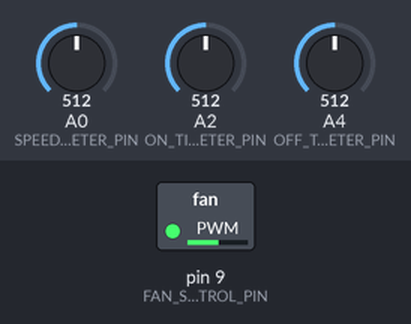
The sketch below on a simulated Arduino Uno, built with avr-gcc and run on an emulated ATmega328P. On the bench: switched loads named in the sketch (green lamp = pin HIGH). The test bench sets the inputs (shaded band); at power-on: A0 (SPEED_POTENTIOMETER_PIN) = 512, A2 (ON_TIME_POTENTIOMETER_PIN) = 512, A4 (OFF_TIME_POTENTIOMETER_PIN) = 512.

Above: at 1.2 s.
1.3 s: A0 (SPEED_POTENTIOMETER_PIN) set to 306
At 2.2 s:
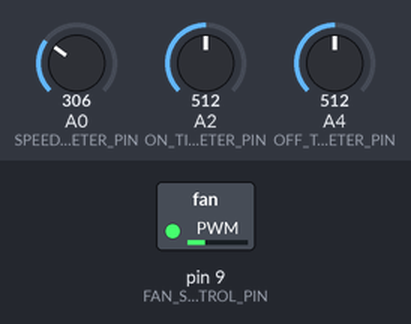
2.8 s: A0 (SPEED_POTENTIOMETER_PIN) set to 245
At 3.8 s:
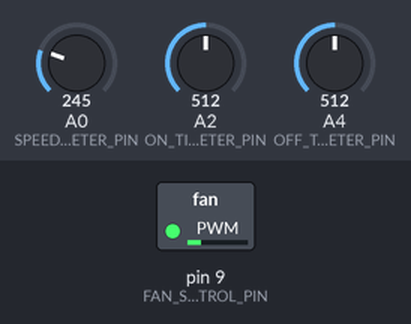
4.3 s: A0 (SPEED_POTENTIOMETER_PIN) set to 0
At 5.5 s:
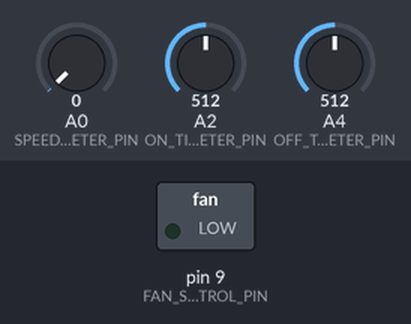
5.8 s: A0 (SPEED_POTENTIOMETER_PIN) set to 900
At 6.1 s:
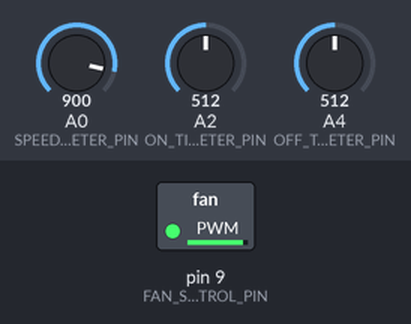
7.3 s: A0 (SPEED_POTENTIOMETER_PIN) set to 511
At 8.1 s:
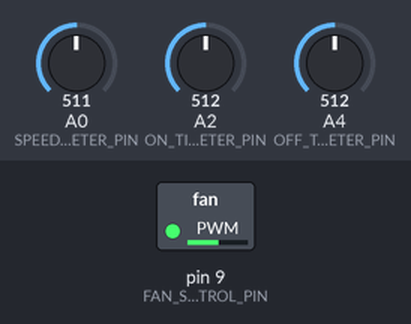
Timing chart, 0 to 9.8 s (numbered marks = the images above; inputs shaded):
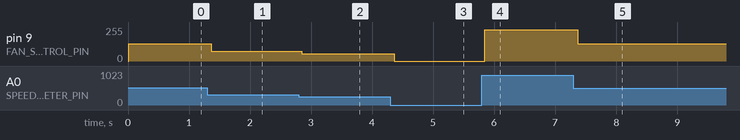

Measured:
- after the input at 1.3 s, pin 9 (FAN_SPEED_CONTROL_PIN): 130/255 → 74/255 after 0.06 s
- after the input at 2.8 s, pin 9 (FAN_SPEED_CONTROL_PIN): 74/255 → 56/255 at once
- after the input at 4.3 s, pin 9 (FAN_SPEED_CONTROL_PIN): 56/255 → 0/255 after 0.07 s
- after the input at 5.8 s, pin 9 (FAN_SPEED_CONTROL_PIN): 0/255 → 234/255 after 0.05 s
- after the input at 7.3 s, pin 9 (FAN_SPEED_CONTROL_PIN): 234/255 → 130/255 after 0.07 s

The sketch:

CRBox.ino
```cpp
#include "Arduino.h"
#include "Configuration.h"
#include "Constants.h"
#include "Potentiometer.h"
#include "Fan.h"

// ------------------------------------------------------------------------------------------------
// Global

// Potentiometer for adjusting the fan speed
Potentiometer speedPotentiometer(
  SPEED_POTENTIOMETER_PIN,
  POTENTIOMETER_SAMPLE_COUNT,
  POTENTIOMETER_INVERTED,
  POTENTIOMETER_LOWER_DEADBAND,
  POTENTIOMETER_UPPER_DEADBAND
);

// Potentiometer for adjusting the on time portion of the duty cycle
Potentiometer onTimePotentiometer(
  ON_TIME_POTENTIOMETER_PIN,
  POTENTIOMETER_SAMPLE_COUNT,
  POTENTIOMETER_INVERTED,
  POTENTIOMETER_LOWER_DEADBAND,
  POTENTIOMETER_UPPER_DEADBAND
);

// Potentiometer for adjusting the off time portion of the duty cycle
Potentiometer offTimePotentiometer(
  OFF_TIME_POTENTIOMETER_PIN,
  POTENTIOMETER_SAMPLE_COUNT,
  POTENTIOMETER_INVERTED,
  POTENTIOMETER_LOWER_DEADBAND,
  POTENTIOMETER_UPPER_DEADBAND
);

// Create a fan object to control the fans via PWM
Fan fans(
  FAN_MINIMUM_SPEED_PERCENT,
  FAN_MAXIMUM_SPEED_PERCENT
);

// On and off time step counts
const uint8_t onTimeSteps = sizeof(ON_TIME_STEPS_MINUTES) / sizeof(ON_TIME_STEPS_MINUTES[0]) - 1;
const uint8_t offTimeSteps = sizeof(OFF_TIME_STEPS_MINUTES) / sizeof(OFF_TIME_STEPS_MINUTES[0]) - 1;

// Flag for checking if the fan are running
bool running;

// Timer for measuring the on / off time duration
uint64_t timer;

// ================================================================================================
// Setup
// ================================================================================================
void setup() {

  // Initialize serial communication
  Serial.begin(SERIAL_BAUD_RATE);

  // Initialize the potentiometers
  speedPotentiometer.begin();
  onTimePotentiometer.begin();
  offTimePotentiometer.begin();

  // Initialize the fans
  fans.begin();

  // Get the fan speed
  uint8_t speedPercent = map(
    speedPotentiometer.read(),
    MINIMUM_10_BIT_VALUE,
    MAXIMUM_10_BIT_VALUE,
    MINIMUM_PERCENT_VALUE,
    MAXIMUM_PERCENT_VALUE
  );

  // Set the fan speed
  fans.setSpeed(speedPercent);

  // Set the running flag to true
  running = true;

  // Start the timer
  timer = millis();

}

// ================================================================================================
// Loop
// ================================================================================================
void loop() {

  // Get the fan speed
  uint8_t speedPercent = map(
    speedPotentiometer.read(),
    MINIMUM_10_BIT_VALUE,
    MAXIMUM_10_BIT_VALUE,
    MINIMUM_PERCENT_VALUE,
    MAXIMUM_PERCENT_VALUE
  );

  // Get the on time index
  uint8_t onTimeIndex = map(
    onTimePotentiometer.read(),
    MINIMUM_10_BIT_VALUE,
    MAXIMUM_10_BIT_VALUE,
    0,
    onTimeSteps
  );

  // Get the off time index
  uint8_t offTimeIndex = map(
    offTimePotentiometer.read(),
    MINIMUM_10_BIT_VALUE,
    MAXIMUM_10_BIT_VALUE,
    0,
    offTimeSteps
  );

  // Get the on and of time in minutes based on the select index
  uint64_t onTimeMilliseconds = ON_TIME_STEPS_MINUTES[onTimeIndex] * 60000;
  uint64_t offTimeMilliseconds = OFF_TIME_STEPS_MINUTES[offTimeIndex] * 60000;

  // Check if the on or off time is set to 0
  if (onTimeMilliseconds == 0 || offTimeMilliseconds == 0) {

    // Immediately set the fan speed
    fans.setSpeed(speedPercent);

    // Set running flag to true
    running = true;

    // Update the timer
    timer = millis();

  // If the on or off time is set to something different that 0 minutes
  } else {

    // Check if the fans should be running
    if (running) {

      // Update the fan speed
      fans.setSpeed(speedPercent);

      // Check if the on time duration has been reached
      if (millis() - timer >= onTimeMilliseconds) {

        // Set the running flag to false and update the timer
        running = false;
        timer = millis();

      }

    // If the fans should not be running
    } else {

      // Set the fan speed to 0 %
      fans.setSpeed(MINIMUM_PERCENT_VALUE);

      // Check if the off time duration has been reached
      if (millis() - timer >= offTimeMilliseconds) {

        // Set the running flag to true and update the timer
        running = true;
        timer = millis();

      }

    }

  }

}
```

Constants.h
```cpp
#ifndef CONSTANTS_H
#define CONSTANTS_H

#define MINIMUM_PERCENT_VALUE           0
#define MAXIMUM_PERCENT_VALUE           100
#define MINIMUM_25_KHZ_DUTY_CYCLE_VALUE 0
#define MAXIMUM_25_KHZ_DUTY_CYCLE_VALUE 640
#define MINIMUM_8_BIT_VALUE             0
#define MAXIMUM_8_BIT_VALUE             255
#define MINIMUM_10_BIT_VALUE            0
#define MAXIMUM_10_BIT_VALUE            1023

#endif
```

Fan.cpp
```cpp
#include "Fan.h"
#include "Constants.h"
#include "Configuration.h"

// ================================================================================================
// Constructor
// ================================================================================================
Fan::Fan(
  const uint8_t minimumSpeed,
  const uint8_t maximumSpeed
):
  _minimumSpeed(
    constrain(
      minimumSpeed,
      MINIMUM_PERCENT_VALUE,
      MAXIMUM_PERCENT_VALUE
    )
  ),
  _maximumSpeed(
    constrain(
      maximumSpeed,
      MINIMUM_PERCENT_VALUE,
      MAXIMUM_PERCENT_VALUE
    )
  ),
  _speed(MAXIMUM_8_BIT_VALUE)
{}

// ================================================================================================
// Initialize fan control
// ================================================================================================
void Fan::begin() {

  // Set pin mode
  pinMode(
    FAN_SPEED_CONTROL_PIN,
    OUTPUT
  );

  // Clear control registers
  TCCR1A = 0;
  TCCR1B = 0;

  // Set Fast PWM mode using ICR1 as TOP (Mode 14)
  TCCR1A |= (1 << WGM11);
  TCCR1B |= (1 << WGM12) | (1 << WGM13);

  // Non-inverting PWM on OC1A (Pin 9)
  TCCR1A |= (1 << COM1A1);

  // No prescaler (N = 1)
  TCCR1B |= (1 << CS10);

  // Set TOP for 25 kHz
  ICR1 = MAXIMUM_25_KHZ_DUTY_CYCLE_VALUE;

  // Set the fan speed to 0 %
  setSpeed(MINIMUM_PERCENT_VALUE);

}

// ================================================================================================
// Set the fan speed
// ================================================================================================
void Fan::setSpeed(const uint8_t speed) {

  // If new speed it equal to current speed
  if (speed == _speed) {

    // Return early
    return;

  }

  // Check if the fan speed is set to 0 %
  if (speed <= MINIMUM_PERCENT_VALUE) {

    // Turn off the fan
    analogWrite(
      FAN_SPEED_CONTROL_PIN,
      MINIMUM_25_KHZ_DUTY_CYCLE_VALUE
    );

    // Update current speed
    _speed = MINIMUM_PERCENT_VALUE;

    // Return early
    return;

  }

  // Update current speed
  _speed = speed;

  // Constrain the speed to a range of 0 to 100 %
  _speed = constrain(
    _speed,
    MINIMUM_PERCENT_VALUE,
    MAXIMUM_PERCENT_VALUE
  );

  // Map the speed to the allowed speed range
  _speed = map(
    _speed,
    MINIMUM_PERCENT_VALUE,
    MAXIMUM_PERCENT_VALUE,
    _minimumSpeed,
    _maximumSpeed
  );

  // Map the speed to a duty cycle
  uint16_t dutyCycle = map(
    _speed,
    MINIMUM_PERCENT_VALUE,
    MAXIMUM_PERCENT_VALUE,
    MINIMUM_25_KHZ_DUTY_CYCLE_VALUE,
    MAXIMUM_25_KHZ_DUTY_CYCLE_VALUE
  );

  // Constrain the duty cycle to a safe range
  dutyCycle = constrain(
    dutyCycle,
    MINIMUM_25_KHZ_DUTY_CYCLE_VALUE,
    MAXIMUM_25_KHZ_DUTY_CYCLE_VALUE
  );

  // Set the duty cycle
  analogWrite(
    FAN_SPEED_CONTROL_PIN,
    dutyCycle
  );

}
```

Fan.h
```cpp
#ifndef FAN_H
#define FAN_H

#include "Arduino.h"

class Fan {

  public:

    Fan(
      const uint8_t minimumSpeed,
      const uint8_t maximumSpeed
    );
    void begin();
    void setSpeed(const uint8_t speed);

  private:

    const uint8_t _minimumSpeed;
    const uint8_t _maximumSpeed;
    uint8_t _speed;

};

#endif
```

Potentiometer.cpp
```cpp
#include "Potentiometer.h"
#include "Constants.h"

// ================================================================================================
// Insertion sort (https://en.wikipedia.org/wiki/Insertion_sort#Implementation)
// ================================================================================================
void insertionSort(
  uint16_t array[],
  uint8_t size
) {

  // Treat the array[0..i-1] as the sorted part, and array[i..end] as unsorted
  for (uint8_t i = 1; i < size; i++) {

    uint16_t key = array[i]; // The value to insert into the sorted prefix
    int16_t j = i - 1;

    // Shift larger elements one position to the right util the position of the key is correct
    while (j >= 0 && array[j] > key) {

      array[j + 1] = array[j];
      j--;

    }

    // Place key into the gap created by shifting
    array[j + 1] = key;

  }

}

// ================================================================================================
// Get the mean of the inter quartile range
// ================================================================================================
uint16_t getIQRMean(
  uint16_t array[],
  uint8_t size
) {

  // Get the index of the 25th and 75th percentile of the data
  uint8_t start = round(size * 0.25);
  uint8_t end = round(size * 0.75);

  // Constrain the indexes to fit inside the array
  start = constrain(start, 0, size);
  end = constrain(end, start + 1, size);

  // Check if the start and end index are the same value
  if (start == end) {

    // Check if the start index is already the lowest value it can be
    if (start == 0) {

      // There are no values to loop trough so return 0
      return 0;

    }

    // Decrease the start index by 1 to loop through at least 1 value
    start--;

  }

  // Sum of values
  uint32_t sum = 0;

  // Loop through the inter quartile range
  for (uint8_t index = start; index < end; index++) {

    // Add the value to the sum
    sum += array[index];

  }

  // Get the length of the IQR and calculate the mean
  uint8_t length = end - start;
  uint16_t mean = round(sum / length);

  // Return the IQR mean
  return mean;

}

// ================================================================================================
// Constructor
// ================================================================================================
Potentiometer::Potentiometer(
  const uint8_t pin,
  const uint8_t sampleCount,
  const bool inverted,
  const uint16_t lowerDeadband,
  const uint16_t upperDeadband
):
  _pin(pin),
  _sampleCount(
    constrain(
      sampleCount,
      1,
      MAXIMUM_8_BIT_VALUE
    )
  ),
  _inverted(inverted),
  _lowerDeadband(lowerDeadband),
  _upperDeadband(upperDeadband)
{}

// ================================================================================================
// Initialize potentiometer
// ================================================================================================
void Potentiometer::begin() {

  // Set pin mode
  pinMode(_pin, INPUT);

}

// ================================================================================================
// Read the potentiometer
// ================================================================================================
uint16_t Potentiometer::read() {

  // Array of potentiometer samples
  uint16_t samples[_sampleCount];

  // Loop for the number of samples to take
  for (uint8_t sample = 0; sample < _sampleCount; sample++) {

    // Take array sample
    samples[sample] = analogRead(_pin);

  }

  // Sort the samples
  insertionSort(samples, _sampleCount);

  // Get the mean IQR reading from the samples
  uint16_t reading = getIQRMean(samples, _sampleCount);

  // Clamp the mean reading to the lower and upper dead band
  reading = constrain(
    reading,
    _lowerDeadband,
    _upperDeadband
  );

  // Check if reading is inverted
  if (_inverted) {

    // Map the clamped mean value to a range of 0 - 1023 (inverted)
    reading = map(
      reading,
      _lowerDeadband,
      _upperDeadband,
      MAXIMUM_10_BIT_VALUE,
      MINIMUM_10_BIT_VALUE
    );

  } else {

    // Map the clamped mean value to a range of 0 - 1023
    reading = map(reading,
      _lowerDeadband,
      _upperDeadband,
      MINIMUM_10_BIT_VALUE,
      MAXIMUM_10_BIT_VALUE
    );

  }

  // Constrain the reading to a range from 0 to 1023
  reading = constrain(
    reading,
    MINIMUM_10_BIT_VALUE,
    MAXIMUM_10_BIT_VALUE
  );

  // Return the reading
  return reading;

}
```

Potentiometer.h
```cpp
#ifndef POTENTIOMETER_H
#define POTENTIOMETER_H

#include "Arduino.h"

class Potentiometer {

  public:

    Potentiometer(
      const uint8_t pin,
      const uint8_t sampleCount = 128,
      const bool inverted = false,
      const uint16_t lowerDeadband = 32,
      const uint16_t upperDeadband = 992
    );
    void begin();
    uint16_t read();

  private:

    const uint8_t _pin;
    const uint8_t _sampleCount;
    const bool _inverted;
    const uint16_t _lowerDeadband;
    const uint16_t _upperDeadband;

};

#endif
```

Configuration.h
```cpp
// Pin configuration
#define SPEED_POTENTIOMETER_PIN    A0 // Must be an analog pin!
#define ON_TIME_POTENTIOMETER_PIN  A2 // Must be an analog pin!
#define OFF_TIME_POTENTIOMETER_PIN A4 // Must be an analog pin!
#define FAN_SPEED_CONTROL_PIN      9  // Must be pin 9!

// Potentiometer configuration
#define POTENTIOMETER_SAMPLE_COUNT   128
#define POTENTIOMETER_INVERTED       false
#define POTENTIOMETER_LOWER_DEADBAND 32
#define POTENTIOMETER_UPPER_DEADBAND 970

// Fan configuration
#define FAN_MINIMUM_SPEED_PERCENT 0
#define FAN_MAXIMUM_SPEED_PERCENT 100

// On and off time configuration
constexpr uint16_t ON_TIME_STEPS_MINUTES[]  = {0, 30, 60, 120, 240, 480, 720};
constexpr uint16_t OFF_TIME_STEPS_MINUTES[] = {0, 30, 60, 120, 240, 480, 720};

// Serial configuration
#define SERIAL_BAUD_RATE 9600
```
